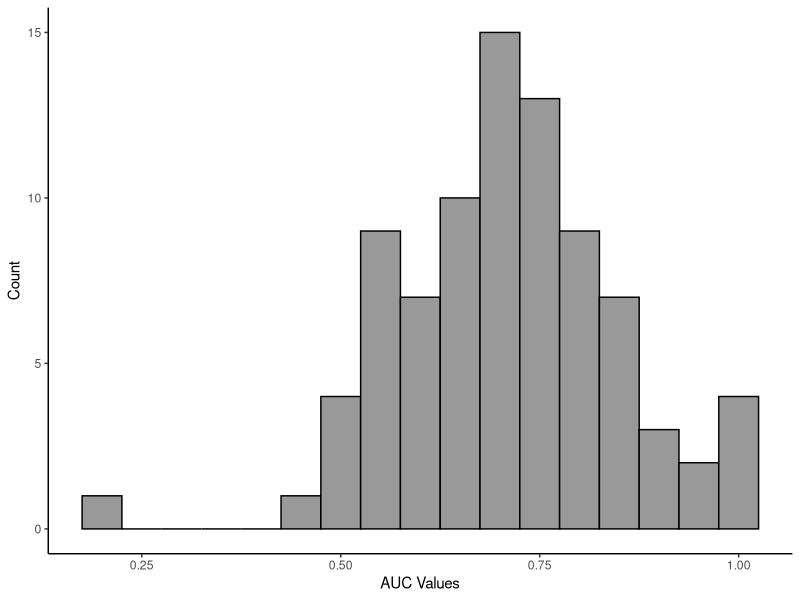
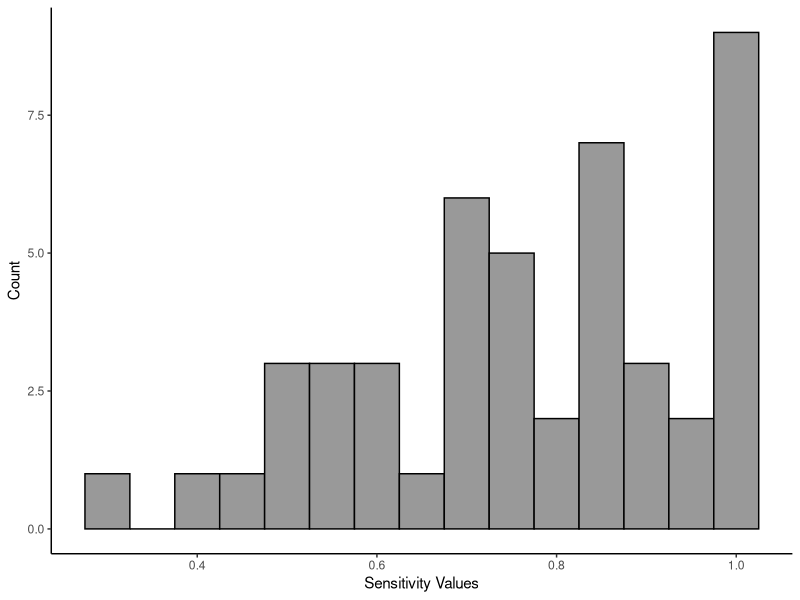
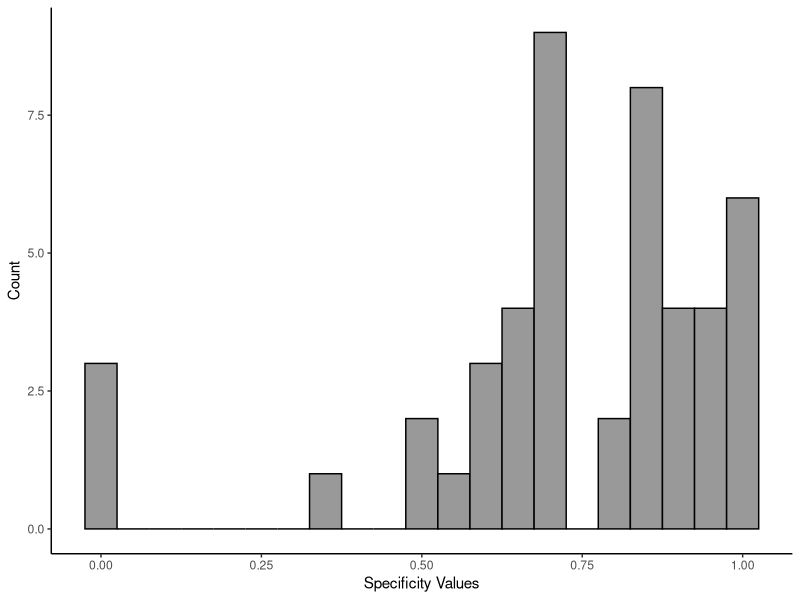
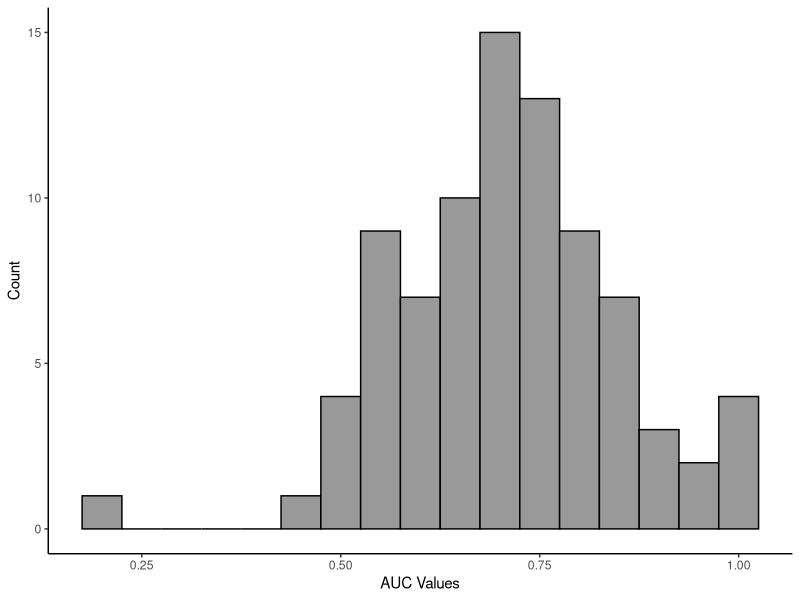
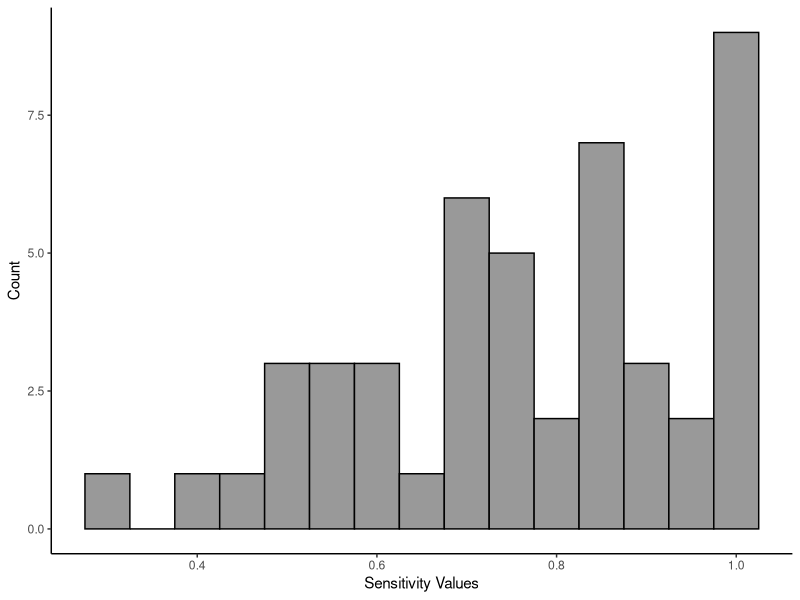
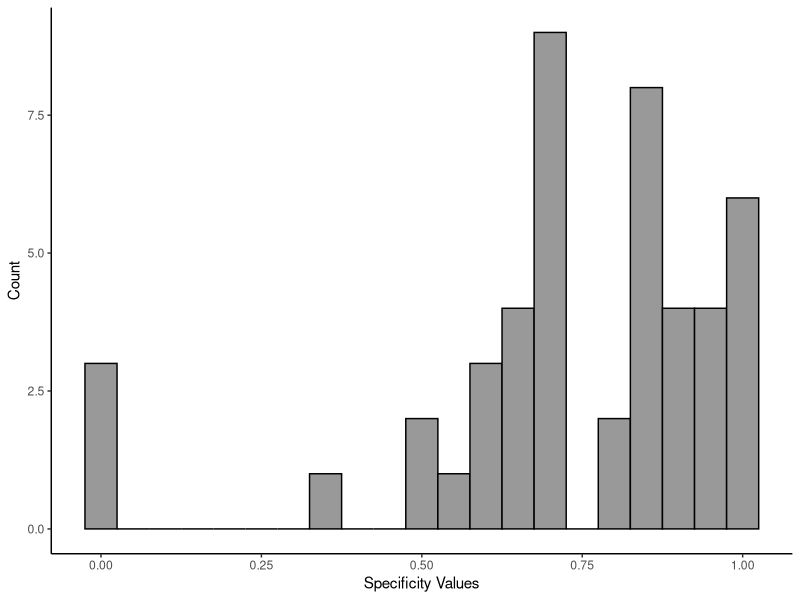

These charts were generated, in order, by the following R code:
# analysis_pilot.R
# complete an analysis on the pilot studies

# load in libraries
library(tidyverse)
library(readxl)
library(splines)

# load in data
df <- read.csv(file = "02_data/02_pilot/article_data_pilot.csv")

# gather summary statistics



# number of articles and number of models
df %>% 
  summarise(total_articles = length(unique(article)),
            total_models = length(model),
            total_diag = sum(model_type == "diagnostic"),
            percent_diag = round((sum(model_type == "diagnostic")/(length(df$model))),digits = 2)*100,
            total_prog = sum(model_type == "prognostic"),
            percent_prog = round((sum(model_type == "prognostic")/(length(df$model))),digits = 2)*100,
            total_development = sum(study_type == "development"),
            percent_dev = round((sum(study_type == "development")/(length(df$model))),digits = 2)*100,
            total_validation = sum(study_type == "validation"),
            percent_val = round((sum(study_type == "validation")/(length(df$model))),digits = 2)*100)


# number of articles that included a sample size
df %>% 
  summarise(inc_sample = sum(sample_size != "na"),
            mean_sample = round(mean(sample_size)),
            sd_sample = round(sd(sample_size)),
            models_roc = sum(roc == "yes"),
            percent_roc = sum(roc == "yes")/length(df$model), # need to figure out what is going on here to get the % of roc inclusion
            mean_models = round(length(model)/length(unique(article)), digits = 2))


# number of articles that include one or more ROC curves
df %>% filter(roc == "yes") %>% count(article) %>% nrow()


# number of prediction models per study
df %>% 
  summarise(mean_model = round(mean(model), digits = 1),
            sd_models = round(sd(model), digits = 1))

# Summary stats for AUC value, total, %, mean, SD
df %>% filter(auc != 0) %>% 
  summarise(percent = round(nrow(.)/length(df$model), digits = 2)*100,
            total = round(nrow(.)),
            mean = round(mean(as.numeric(auc)), digits = 2),
            SD = round(sd(auc), digits = 2),
            ci_lower = sum(auc_lower != "na"),
            ci_upper = sum(auc_upper != "na"))

# summary stats for sens value, total, %, mean, SD
df %>% filter(sens != "na") %>% 
  summarise(percent = round(nrow(.)/length(df$model), digits = 2)*100,
            total = nrow(.),
            mean = round(mean(as.numeric(sens)), digits = 2),
            SD = round(sd(as.numeric(sens)), digits = 2),
            ci_lower = sum(sens_lower != "na"),
            ci_upper = sum(sens_upper != "na"))

# summary stats for spec value, total, %, mean, SD
df %>% filter(spec != "na") %>% 
  summarise(percent = round(nrow(.)/length(df$model), digits = 2)*100,,
            total = nrow(.),
            mean = round(mean(as.numeric(spec)), digits = 2),
            SD = round(sd(as.numeric(spec)), digits = 2),
            ci_lower = sum(spec_lower != "na"),
            ci_upper = sum(spec_upper != "na"))




# plot the distribution of AUC values
df %>% 
  filter(auc != "na") %>% 
  ggplot(aes(x = auc))+
  geom_histogram(binwidth = 0.05, colour = "black", fill = "grey60")+
  theme_classic()+
  labs(x = "AUC Values",
       y = "Count")

# save the histogram plot for appendix
ggsave(filename = "03_figures/histogram_auc_pilot.png",
       height = 6,
       width = 8,
       dpi = 300)


# plot the distribution of sensitivity values
df %>% 
  filter(sens != "na") %>% 
  ggplot(aes(x = as.numeric(sens)))+
  geom_histogram(binwidth = 0.05, colour = "black", fill = "grey60")+
  theme_classic()+
  labs(x = "Sensitivity Values",
       y = "Count")


# save the histogram plot for appendix
ggsave(filename = "03_figures/histogram_sens_pilot.png",
       height = 6,
       width = 8,
       dpi = 300)



# plot the distribution of specificity values
df %>% 
  filter(spec != "na") %>% 
  ggplot(aes(x = as.numeric(spec)))+
  geom_histogram(binwidth = 0.05, colour = "black", fill = "grey60")+
  theme_classic()+
  labs(x = "Specificity Values",
       y = "Count")


# save the histogram plot for appendix
ggsave(filename = "03_figures/histogram_spec_pilot.png",
       height = 6,
       width = 8,
       dpi = 300)






